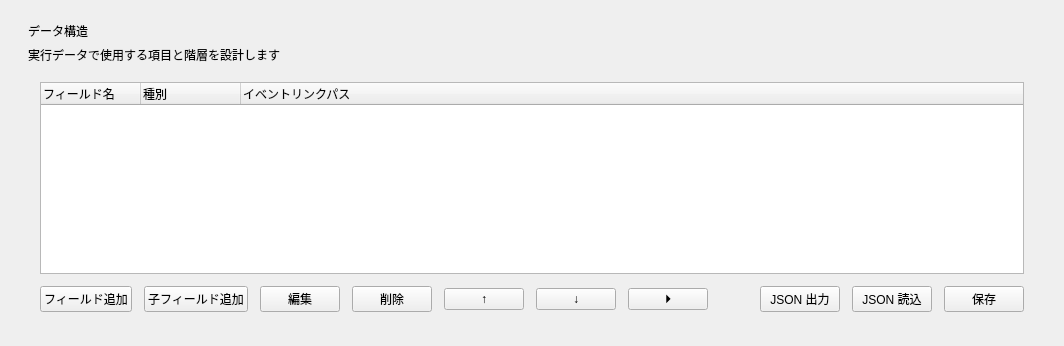
<?xml version="1.0" encoding="UTF-8"?>
<ui version="4.0">
 <class>SchemaForm</class>
 <widget class="QWidget" name="SchemaForm">
  <layout class="QVBoxLayout" name="rootLayout">
   <property name="leftMargin"><number>28</number></property><property name="topMargin"><number>22</number></property>
   <property name="rightMargin"><number>28</number></property><property name="bottomMargin"><number>22</number></property>
   <item><widget class="QLabel" name="titleLabel"><property name="text"><string>データ構造</string></property></widget></item>
   <item><widget class="QLabel" name="subtitleLabel"><property name="text"><string>実行データで使用する項目と階層を設計します</string></property></widget></item>
   <item><widget class="QFrame" name="schemaCard"><layout class="QVBoxLayout" name="schemaCardLayout">
    <property name="leftMargin"><number>12</number></property><property name="topMargin"><number>12</number></property>
    <property name="rightMargin"><number>12</number></property><property name="bottomMargin"><number>12</number></property>
    <property name="spacing"><number>12</number></property>
    <item><widget class="QTreeWidget" name="schemaTree">
     <column><property name="text"><string>フィールド名</string></property></column>
     <column><property name="text"><string>種別</string></property></column>
     <column><property name="text"><string>イベントリンクパス</string></property></column>
    </widget></item>
    <item><layout class="QHBoxLayout" name="toolbar">
    <item><widget class="QPushButton" name="addFieldButton"><property name="text"><string>フィールド追加</string></property></widget></item>
    <item><widget class="QPushButton" name="addChildButton"><property name="text"><string>子フィールド追加</string></property></widget></item>
    <item><widget class="QPushButton" name="editFieldButton"><property name="text"><string>編集</string></property></widget></item>
    <item><widget class="QPushButton" name="deleteFieldButton"><property name="text"><string>削除</string></property></widget></item>
    <item><widget class="QPushButton" name="moveFieldUpButton"><property name="text"><string>↑</string></property></widget></item>
    <item><widget class="QPushButton" name="moveFieldDownButton"><property name="text"><string>↓</string></property></widget></item>
    <item><widget class="QPushButton" name="toggleAllButton"><property name="text"><string>⏵</string></property><property name="toolTip"><string>すべて折りたたむ</string></property></widget></item>
    <item><spacer name="toolbarStretch"><property name="orientation"><enum>Qt::Horizontal</enum></property><property name="sizeHint"><size><width>40</width><height>20</height></size></property></spacer></item>
    <item><widget class="QPushButton" name="exportSchemaButton"><property name="text"><string>JSON 出力</string></property></widget></item>
    <item><widget class="QPushButton" name="importSchemaButton"><property name="text"><string>JSON 読込</string></property></widget></item>
    <item><widget class="QPushButton" name="saveSchemaButton"><property name="text"><string>保存</string></property></widget></item>
    </layout></item>
   </layout></widget></item>
  </layout>
 </widget>
 <resources/><connections/>
</ui>
